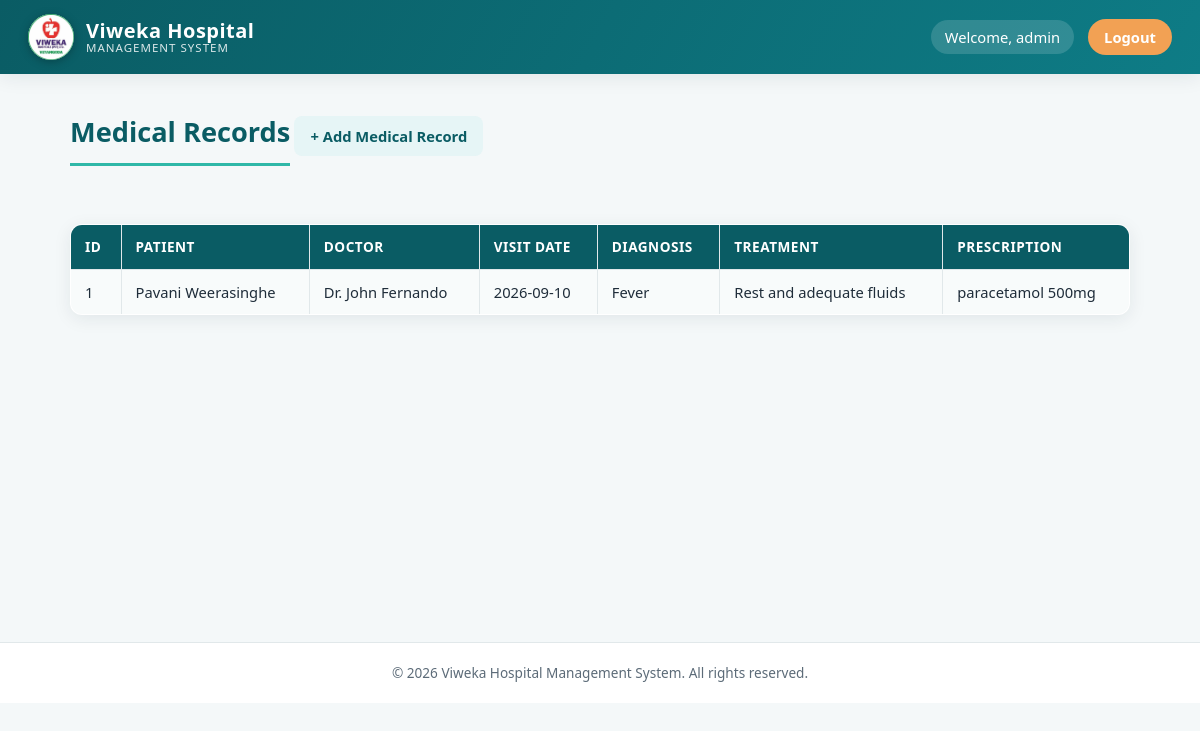
/view_emr.php (signed in), run on the app's committed database.
### tables this page shows
CREATE TABLE `medical_records` (
  `record_id` int(11) NOT NULL,
  `patient_id` int(11) NOT NULL,
  `doctor_id` int(11) NOT NULL,
  `diagnosis` text DEFAULT NULL,
  `treatment` text DEFAULT NULL,
  `prescription` text DEFAULT NULL,
  `visit_date` date DEFAULT NULL
);

CREATE TABLE `patients` (
  `patient_id` int(11) NOT NULL,
  `first_name` varchar(100) NOT NULL,
  `last_name` varchar(100) NOT NULL,
  `dob` date DEFAULT NULL,
  `gender` varchar(20) DEFAULT NULL,
  `phone` varchar(20) DEFAULT NULL,
  `email` varchar(100) DEFAULT NULL,
  `address` text DEFAULT NULL,
  `blood_group` varchar(10) DEFAULT NULL,
  `created_at` timestamp NOT NULL DEFAULT current_timestamp()
);

CREATE TABLE `doctors` (
  `doctor_id` int(11) NOT NULL,
  `doctor_name` varchar(100) NOT NULL,
  `specialization` varchar(100) DEFAULT NULL,
  `phone` varchar(20) DEFAULT NULL,
  `email` varchar(100) DEFAULT NULL,
  `department_id` int(11) DEFAULT NULL
);

### view_emr.php (the view, shortened to what this page needs)
<?php
include "db.php";
$sql = "SELECT
            medical_records.*,
            patients.first_name,
            patients.last_name,
            doctors.doctor_name
        FROM medical_records
        INNER JOIN patients
        ON medical_records.patient_id = patients.patient_id
        INNER JOIN doctors
        ON medical_records.doctor_id = doctors.doctor_id
        ORDER BY visit_date DESC";
$result = $conn->query($sql);
?>
<!DOCTYPE html>
<html>
<head>
    <link rel="stylesheet" href="css/style.css">
</head>
<body>
<?php include __DIR__ . '/includes/header.php'; ?>
<main class="page-wrapper">
<h1>Medical Records</h1>
<a href="emr.php">
    + Add Medical Record
</a>
<br><br>
<table border="1" cellpadding="10">
<tr>
    <th>ID</th>
    <th>Patient</th>
    <th>Doctor</th>
    <th>Visit Date</th>
    <th>Diagnosis</th>
    <th>Treatment</th>
    <th>Prescription</th>
</tr>
<?php while ($row = $result->fetch_assoc()) { ?>
<tr>
    <td>
        <?php echo $row['record_id']; ?>
    </td>
    <td>
        <?php
        echo $row['first_name']
           . " "
           . $row['last_name'];
        ?>
    </td>
    <td>
        <?php echo $row['doctor_name']; ?>
    </td>
    <td>
        <?php echo $row['visit_date']; ?>
    </td>
    <td>
        <?php echo $row['diagnosis']; ?>
    </td>
    <td>
        <?php echo $row['treatment']; ?>
    </td>
    <td>
        <?php echo $row['prescription']; ?>
    </td>
</tr>
<?php } ?>
</table>
</main>
<?php include __DIR__ . '/includes/footer.php'; ?>
</body>
</html>

### css/style.css (style rules this page uses)
:root { --primary: #0e7c86; --primary-dark: #0a5c64; --primary-light: #e6f5f6; --accent: #2fb8a8; --accent-2: #f2a154; --success: #1f9d55; --success-bg: #e8f8ee; --danger: #d64545; --danger-bg: #fdecec; --text-dark: #1f2d3a; --text-muted: #5c6b78; --bg: #f4f8f9; --card-bg: #ffffff; --border: #e1e8ea; --radius: 12px; --shadow: 0 4px 18px rgba(16, 42, 47, 0.08); --shadow-lg: 0 12px 32px rgba(16, 42, 47, 0.14); --font: 'Segoe UI', 'Poppins', Arial, sans-serif; }
* { box-sizing: border-box; }
html, body { margin: 0; padding: 0; font-family: var(--font); background: var(--bg); color: var(--text-dark); line-height: 1.5; }
.page-wrapper { max-width: 1100px; margin: 28px auto 60px; padding: 0 20px; min-height: 60vh; }
h1 { color: var(--primary-dark); font-size: 1.7rem; margin: 10px 0 18px; border-bottom: 3px solid var(--accent); padding-bottom: 10px; display: inline-block; }
a { color: var(--primary); text-decoration: none; }
.card, form, table { background: var(--card-bg); border-radius: var(--radius); box-shadow: var(--shadow); }
.page-wrapper > a { display: inline-block; margin: 4px 10px 12px 0; padding: 9px 16px; background: var(--primary-light); color: var(--primary-dark); border-radius: 8px; font-weight: 600; font-size: 0.92rem; transition: background 0.15s ease, transform 0.15s ease; }
table { width: 100%; border-collapse: collapse; margin: 16px 0 26px; overflow: hidden; }
table, th, td { border: 1px solid var(--border) !important; }
th { background: var(--primary-dark); color: #fff; padding: 12px 14px; text-align: left; font-size: 0.85rem; text-transform: uppercase; letter-spacing: 0.5px; }
td { padding: 11px 14px; font-size: 0.92rem; color: var(--text-dark); }
tr:nth-child(even) td { background: #f8fbfb; }

### data on the page
medical_records: record_id "1", patient.first_name "Pavani", patient.last_name "Weerasinghe", doctor.doctor_name "Dr. John Fernando", visit_date "2026-09-10", diagnosis "Fever", treatment "Rest and adequate fluids", prescription "paracetamol 500mg"

### other printed values
$__viweka_username "admin"
